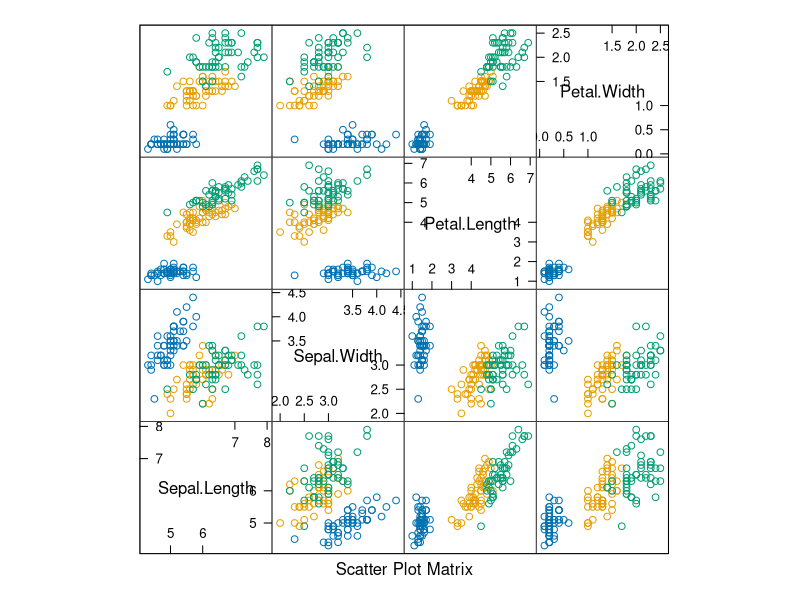
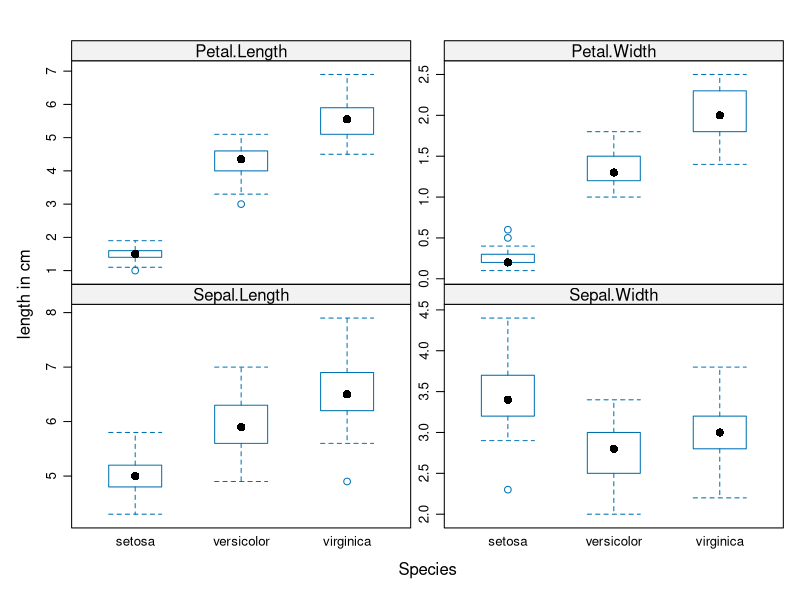
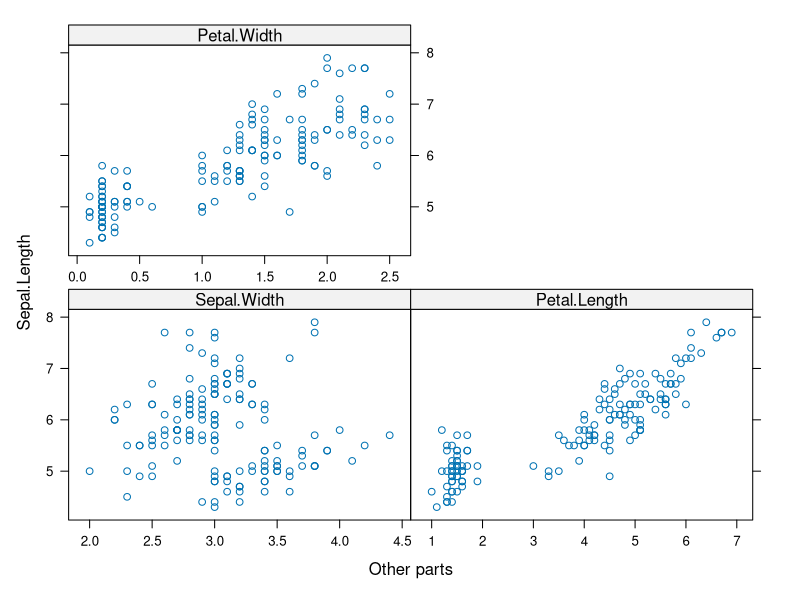
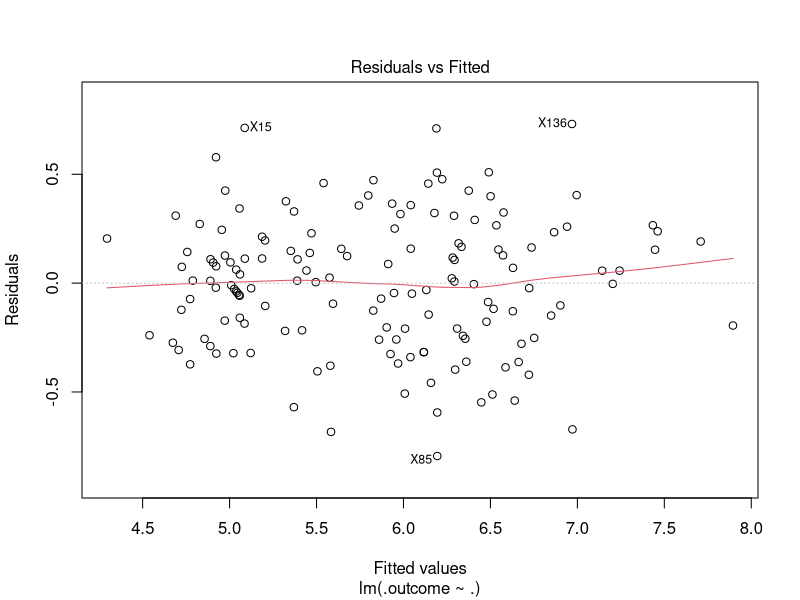
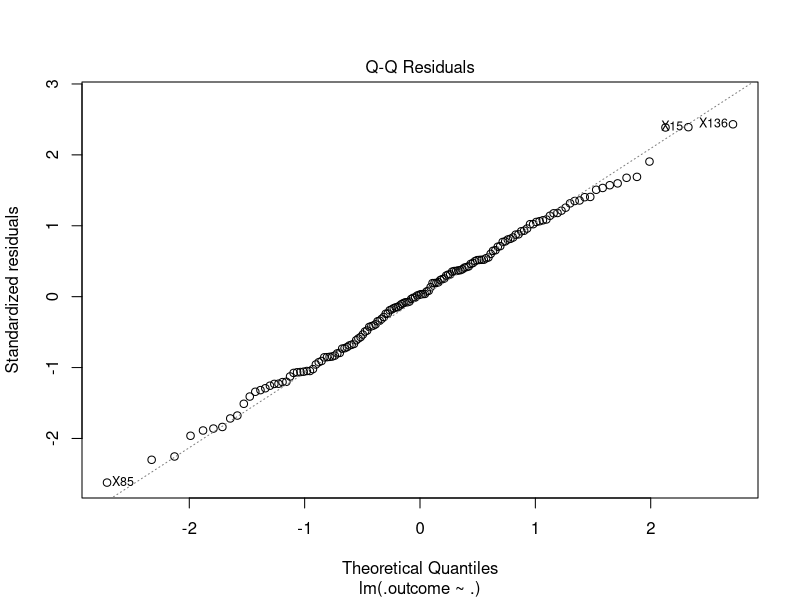
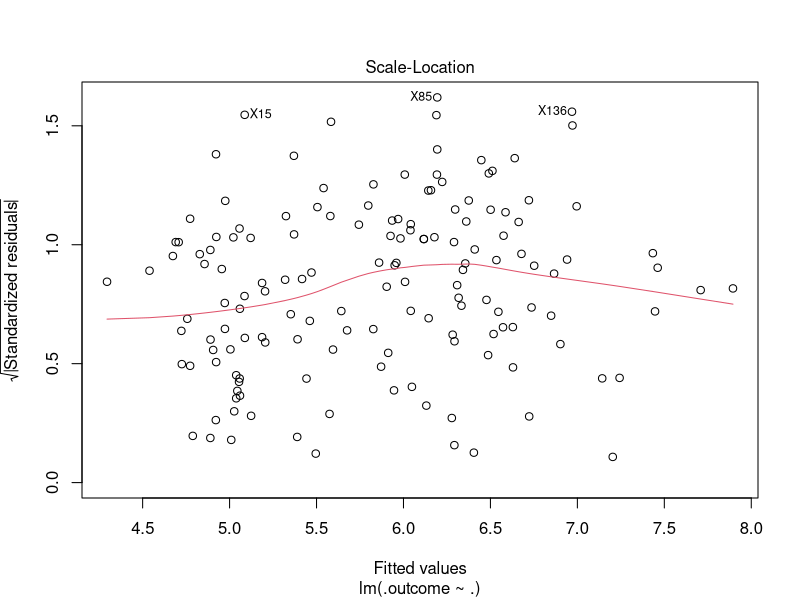
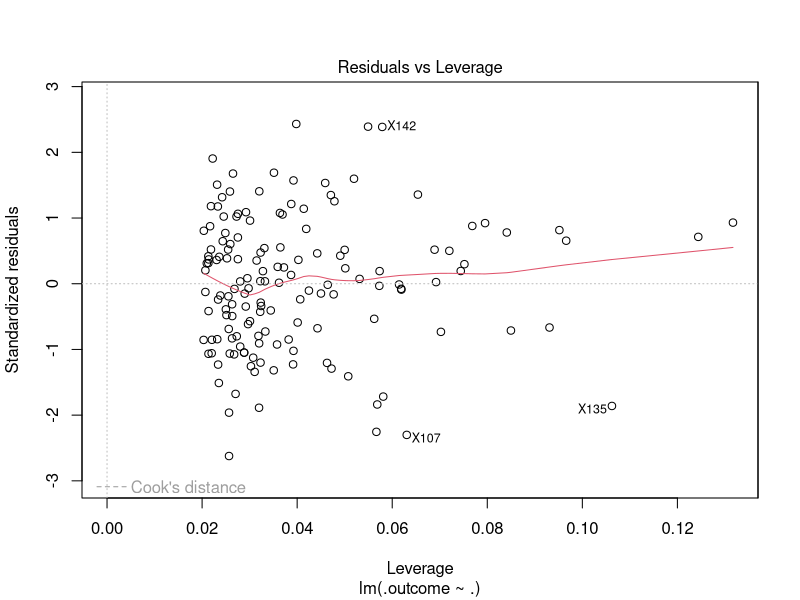
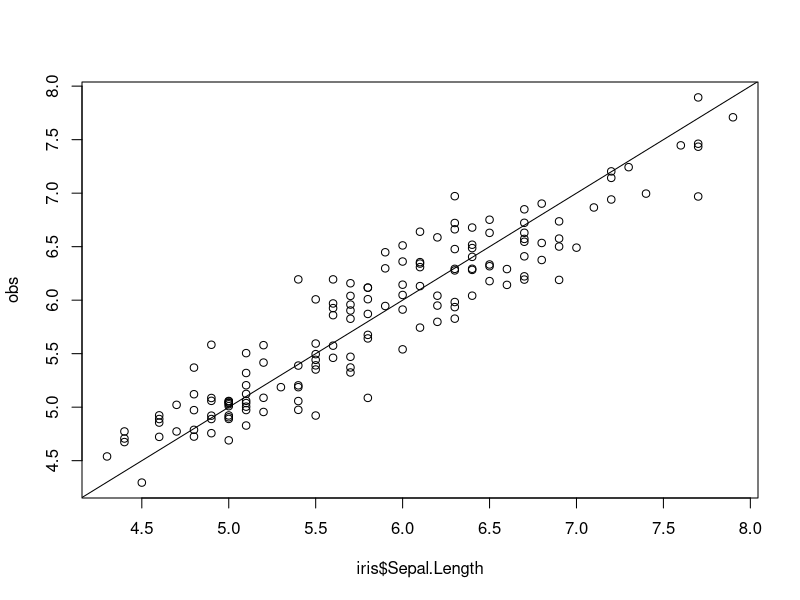

R code for these plots, in order:
## ---- chunk 1
library(caret)
## ---- chunk 2
head(iris)
## ---- chunk 3
str(iris)
class(iris)
## ---- chunk 4
featurePlot(x=iris[,1:4],y=iris$Species, plot = "pairs")
## ---- chunk 5
featurePlot(x=iris[,1:4], y=iris$Species, plot = "boxplot", auto.key = list(columns = 3), scale=list(y=list(relation="free")), labels=c('Species', 'length in cm'))
## ---- chunk 6
featurePlot(x=iris[,2:4],y=iris$Sepal.Length, plot = "scatter", labels=c("Other parts", "Sepal.Length"),scale=list(x=list(relation="free")))
## ---- chunk 7
cor_iris = cor(x=iris[,1:4], use = "everything", method = c("pearson"))
cor_iris
## ---- chunk 8
#corrplot(cor_iris, method = "ellipse", type =c("full"))
## ---- chunk 9
summary(iris[1:4])
summary(iris)
## ---- chunk 10
trc = trainControl(method = "boot", number = 25)
## ---- chunk 11
model_ft = train(Sepal.Length~.,iris, method="lm", trControl = trc)
model_ft
summary(model_ft)
## ---- chunk 12
plot(model_ft$finalModel)
## ---- chunk 13
obs =predict(model_ft, iris)
#head(obs)
#head(iris)
plot(iris$Sepal.Length, obs)
abline(0,1)
plot(1:nrow(iris), iris$Sepal.Length)
points(1:nrow(iris),obs, col="red")
## ---- chunk 14
new_data <- data.frame(Sepal.Width=c(1.7, 3.9, 4.0),
                       Petal.Length =c(1.0, 2.8, 7.1),
                       Petal.Width = c(0.4, 2.7, 3.2),
                       Species =c("setosa", "versicolor", "virginica"))
new_data
## ---- chunk 15
obs = data.frame(Predicted_Sepal.Length=c(predict(model_ft, new_data)))
obs
## ---- chunk 16
model_rf = train(Species~.,iris, method="rf", trControl = trc)
model_rf
## ---- chunk 17
flower_typ = predict(model_rf, iris)
confusionMatrix(iris$Species, flower_typ)
## ---- chunk 18
new_data <- data.frame(Sepal.Width=c(1.7, 3.9, 4.0),
                       Sepal.Length = c(5.0, 6.7, 9.0),
                       Petal.Length =c(1.0, 2.8, 7.1),
                       Petal.Width = c(0.4, 2.7, 3.2),
                       Species = c("setosa", "virginica", "virginica"))
obs <- data.frame(new_flower=c(predict(model_rf, new_data)))
obs
confusionMatrix(model_rf, new_data$species)
